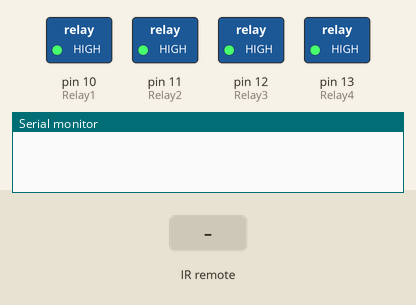
Simulated run of this sketch. Board: Arduino Uno, built with avr-gcc and run on an emulated ATmega328P. On the bench: switched loads named in the sketch (green lamp = pin HIGH), the last lines printed to the serial monitor. Inputs (shaded band) come from the test bench.

Above: at 1.2 s.
1.3 s: infrared code 0xFFA25D received
At 2.4 s:
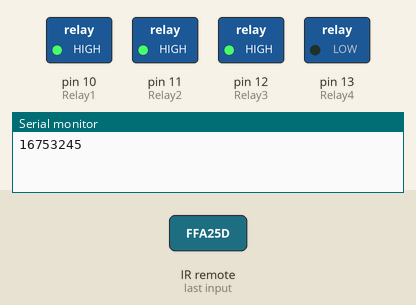
2.8 s: infrared code 0x199051 received
At 3.5 s:
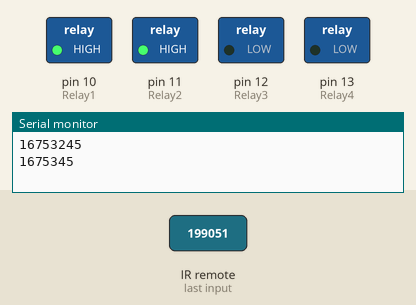
4.3 s: infrared code 0xFF9867 received
At 4.7 s:
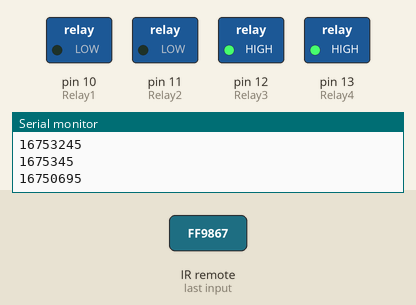
5.8 s: infrared code 0xFFA25D received
At 7.0 s:
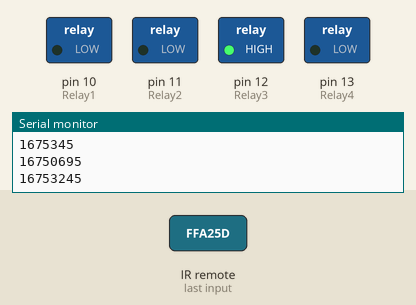
7.3 s: infrared code 0x1939FD received
At 8.1 s:
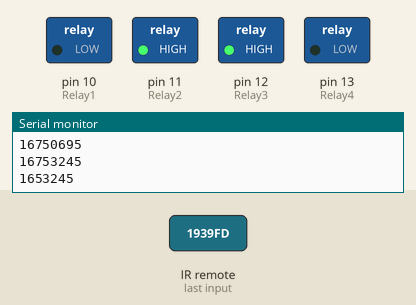
8.8 s: infrared code 0x199051 received
At 9.3 s:
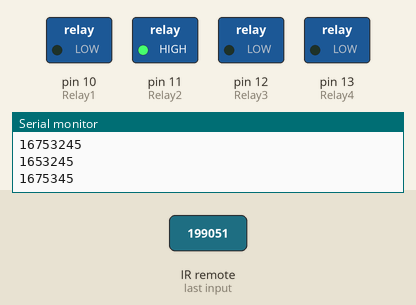
Timing chart, 0 to 11.3 s (numbered marks = the images above; inputs shaded):
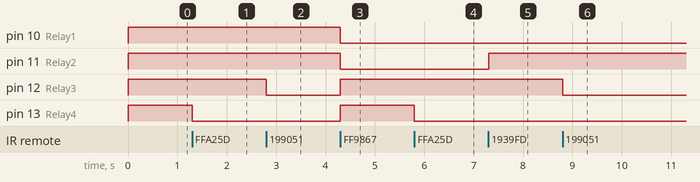

The sketch:

sketch_nov15b.ino
```cpp
//#include <ir_Lego_PF_BitStreamEncoder.h>
#include <IRremote.h>
int IRpin =2;
int Relay1 = 10;
int Relay2 = 11;
int Relay3 = 12;
int Relay4 = 13;
IRrecv irrecv (IRpin);
decode_results results;

void setup() {
  Serial.begin(9600);
  irrecv.enableIRIn();
  pinMode(Relay1, OUTPUT);
  pinMode(Relay2, OUTPUT);
  pinMode(Relay3, OUTPUT);
  pinMode(Relay4, OUTPUT);

digitalWrite(Relay1,HIGH);
digitalWrite(Relay2,HIGH);
digitalWrite(Relay3,HIGH);
digitalWrite(Relay4,HIGH);
}

void loop() {
  if (irrecv.decode(&results))
  {
    Eksekusi();
    Serial.println(results.value);
    irrecv.resume();

  }
}

void Eksekusi() {
  switch(results.value){
    case 16753245:

    digitalWrite(Relay4,!digitalRead(Relay4));
    break;
    case 1653245:
    digitalWrite(Relay2,!digitalRead(Relay4));
    break;
    case 1675345:
    digitalWrite(Relay3,!digitalRead(Relay3));
    break;
    case 167545:
    digitalWrite(Relay4,!digitalRead(Relay4));
    break;
    case 16750695:
    digitalWrite(Relay4,!digitalRead(Relay4));
    digitalWrite(Relay3,!digitalRead(Relay3));
    digitalWrite(Relay2,!digitalRead(Relay2));
    digitalWrite(Relay1,!digitalRead(Relay1));
    break;
    default:
    break;

  }
  delay(200);
}
```

Measured:
- after the input at 1.3 s, pin 13 (Relay4): HIGH → LOW at once
- after the input at 2.8 s, pin 12 (Relay3): HIGH → LOW at once
- after the input at 4.3 s, pin 10 (Relay1), pin 11 (Relay2): HIGH → LOW at once; pin 12 (Relay3), pin 13 (Relay4): LOW → HIGH at once
- after the input at 5.8 s, pin 13 (Relay4): HIGH → LOW at once
- after the input at 7.3 s, pin 11 (Relay2): LOW → HIGH at once
- after the input at 8.8 s, pin 12 (Relay3): HIGH → LOW at once
